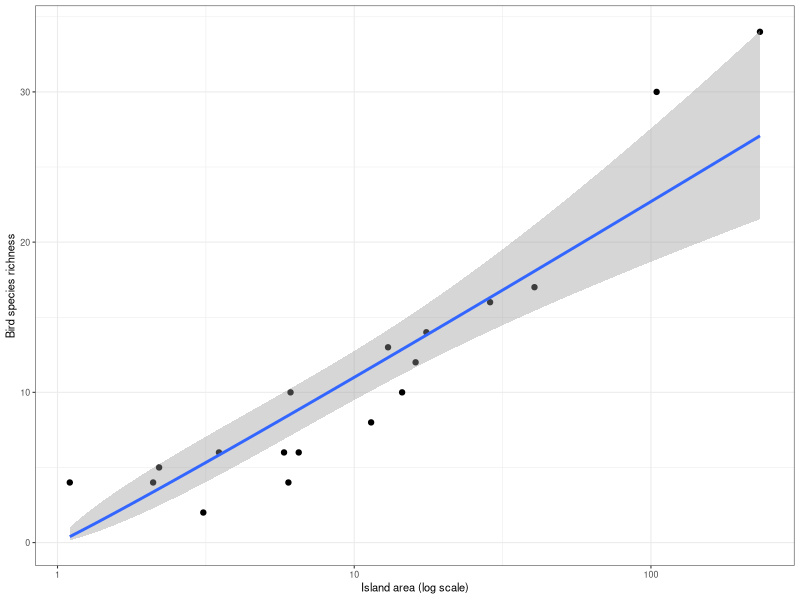

This chart was generated by the following R code:
## ---- chunk 1
knitr::opts_chunk$set(
  comment = "R>",
  warning = FALSE,
  message = FALSE,
  fig.width = 4.5,
  fig.height = 2.625,
  out.width = "75%",
  fig.asp = NULL, # control via width/height
  dpi = 300
)

ggplot2::theme_set(
  ggplot2::theme_minimal(base_size = 8)
)
ggplot2::theme_set(
  ggplot2::theme_bw(base_size = 8)
)
## ---- chunk 2
#| code-fold: false
#| label: task-l-q1
library(tidyverse)
library(vegan)
library(MASS)

data(mite); data(mite.env)
focal <- names(which.max(colSums(mite)))      # the most abundant species
dat <- mite.env
dat$y <- mite[[focal]]

m_pois <- glm(y ~ SubsDens + WatrCont + Topo, data = dat, family = poisson)
summary(m_pois)$coefficients
exp(coef(m_pois))                              # multiplicative effect on the response (count) scale
## ---- chunk 3
#| code-fold: false
#| label: task-l-q2
disp <- sum(residuals(m_pois, "pearson")^2) / m_pois$df.residual
disp                                           # >> 1 indicates overdispersion

m_qp <- glm(y ~ SubsDens + WatrCont + Topo, data = dat, family = quasipoisson)
m_nb <- glm.nb(y ~ SubsDens + WatrCont + Topo, data = dat)

# compare standard errors of the same coefficients across the three fits
se <- function(m) summary(m)$coefficients[, "Std. Error"]
round(cbind(poisson = se(m_pois), quasipoisson = se(m_qp), negbin = se(m_nb)), 3)
## ---- chunk 4
#| code-fold: false
#| label: task-l-q3
#| fig-width: 5
#| fig-height: 3.5
data(sipoo); data(sipoo.map)
rich <- rowSums(sipoo)                                      # bird species per island
area <- sipoo.map[rownames(sipoo), "area"]

sar <- glm(rich ~ log(area), family = poisson)
coef(sar)["log(area)"]                                     # the species-area exponent z

ggplot(tibble(area, rich), aes(area, rich)) +
  geom_point() +
  stat_smooth(method = "glm", method.args = list(family = poisson),
              formula = y ~ log(x), se = TRUE) +
  scale_x_log10() +
  labs(x = "Island area (log scale)", y = "Bird species richness")
## ---- chunk 5
#| code-fold: false
#| label: task-l-q4
prev <- colSums(sipoo)
fb <- names(which.min(abs(prev - nrow(sipoo) / 2)))       # species closest to 50% prevalence
dfb <- data.frame(pa = sipoo[[fb]], area = area)

m_log <- glm(pa ~ log(area), data = dfb, family = binomial)
b <- coef(m_log)
c(species = fb,
  OR_per_doubling = round(2^b["log(area)"], 2),           # odds multiply by this per doubling of area
  area_p50 = round(exp(-b[1] / b["log(area)"]), 1))       # area where P(occurrence) = 0.5
